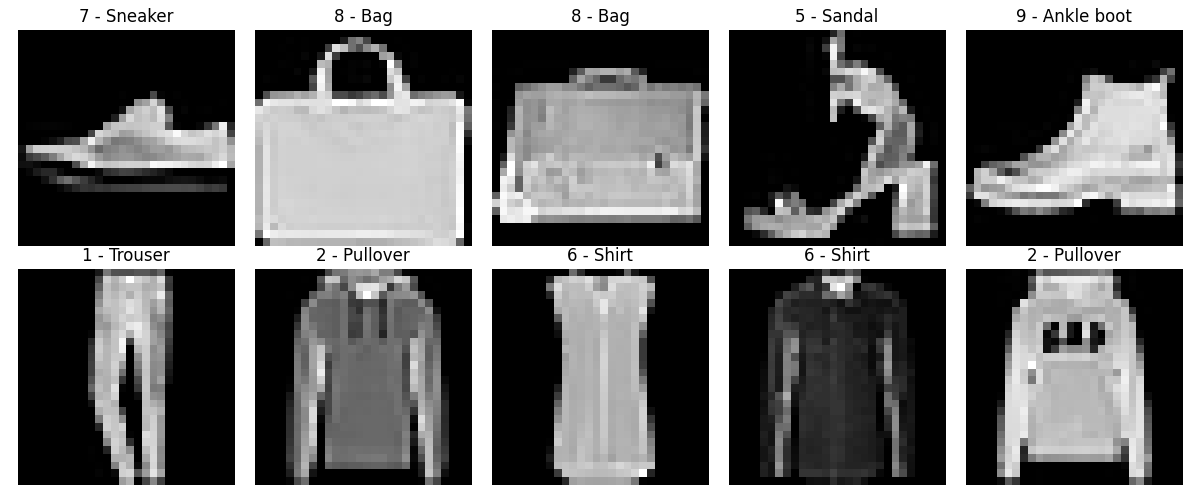
#> input picture sample_images.png, 1200 x 500 px
$ python -i gradio_app.py   (imports and definitions only)
#> lines starting #> are read from the running program, lines starting #| are printed output that depends on the picture
#> further down, picture is the input picture: PIL image 1200x500 RGBA; mean R, G, B, A 112, 112, 112, 255
import gradio as gr
import numpy as np
import requests
from PIL import Image
import matplotlib
# [1 line not run here, left out]
import matplotlib.pyplot as plt

API_URL = "https://lepiso-fashion-mnist-api.hf.space"

FASHION_LABELS = {
    0: 'T-shirt/top', 1: 'Trouser',  2: 'Pullover',
    3: 'Dress',       4: 'Coat',     5: 'Sandal',
    6: 'Shirt',       7: 'Sneaker',  8: 'Bag',
    9: 'Ankle boot'
}

def preprocess_image(image):
    if image.mode == 'RGBA':
        bg = Image.new('RGB', image.size, (255, 255, 255))
#> bg: PIL image 1200x500 RGB; every value is 255
        bg.paste(image, mask=image.split()[3])
        image = bg
    img = image.convert('L').resize((28, 28), Image.LANCZOS)
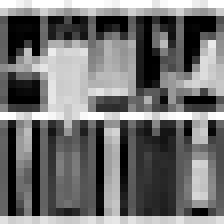
#> img: PIL image 28x28 L (shown 8 times larger); min 0, max 255, mean 112.2
    arr = np.array(img).astype(np.float32)
    arr_min, arr_max = arr.min(), arr.max()
#> arr_min = 0; arr_max = 255
    if arr_max > arr_min:
        arr = (arr - arr_min) / (arr_max - arr_min)
    else:
        arr = arr / 255.0
    if arr.mean() > 0.5:
        arr = 1.0 - arr
    return arr.flatten().tolist()

# [56 lines left out: functions plot_probabilities, predict_image, not called in this run]


# ── Interface Gradio ───────────────────────────────────────────
# [85 lines not run here, left out]

>>> from PIL import Image
>>> picture = Image.open('../sample_images.png')
>>> result = preprocess_image(picture)
#> result = 784 values, max 1 at index 0, min 0 at index 57, mean 0.44
